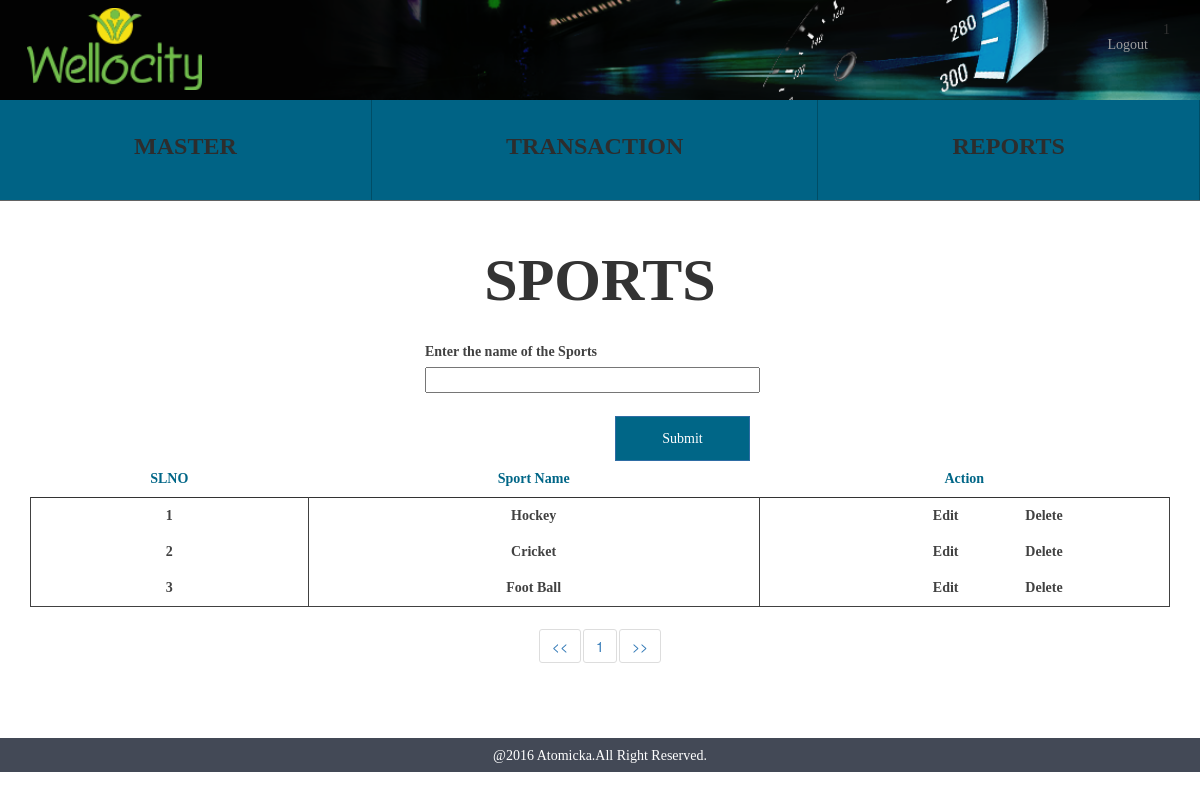
Page /sports.php (signed in) on the committed database.
### tables this page shows
CREATE TABLE IF NOT EXISTS `wc_sports` (
  `sports_id` int(10) NOT NULL AUTO_INCREMENT,
  `sports_name` varchar(150) NOT NULL,
  `sports_status` tinyint(1) NOT NULL,
  `sports_createddate` timestamp NOT NULL DEFAULT CURRENT_TIMESTAMP,
  PRIMARY KEY (`sports_id`)
);

### functions/sports_function.php (called while the page is built, shortened)
<?php
class sportsfunction{
    public function sportsselectfunction(){
      $temp_arr = array();
      $res = mysql_query("SELECT * FROM wc_sports") or die(mysql_error());
      while($row = mysql_fetch_array($res)) {
          $temp_arr[] =$row;
      }
      return $temp_arr;
      }
}
 ?>

### sports.php (the view, shortened to what this page needs)
<?php
require_once "functions/sports_function.php";
require_once "header.php";
$obj = new sportsfunction();
?>
<div class="container align_center align_height">
	<span class="sports">SPORTS</span>
</div>
<div class="container">
	<div class="col-md-8">
		<div class="col-md-6"></div>
		<div class="col-md-6">
			<form  id="sports_form" name="sport_form" role="form">
				<div class="align_margin">
					<label>Enter the name of the Sports</label><br>
					<input type="text" class="sportsname" name="sports_name" data-validation-error-msg="Please Enter the name of the Sports" data-validation="required">
				</div>
				<input type="submit" id="submmit" class="btn btn-primary align_right clear sports_submit_act" value="Submit">
			</form>
		</div>
	</div>
</div>
<div class="container">
	<table class="table state_table" id="sports_table">
	<thead>
		<tr class="row_color">
			<th class="align_center">SLNO</th>
			<th class="align_center">Sport Name</th>
			<th class="align_center">Action</th>
		</tr>
	</thead>
	<tbody>
		<?php
		$data = $obj->sportsselectfunction();
		foreach( $data as $eachrecord ) {
		 ?>
	  <tr class="align_center delete_color">
	    <td class="sports_id"><?php echo $eachrecord ['sports_id']; ?></td>
	    <td class="sports_name"><?php echo $eachrecord ['sports_name']; ?></td>
	    <td>
	    	<span class="edit_state">Edit</span>
	    	<span class="delete_state" data-value="<?php echo $eachrecord ['sports_id']; ?>">Delete</span>
	    </td>
		</tr>
		<?php } ?>
	</tbody>
	</table>
</div>
<?php require_once "footer.php" ?>

### css/style.css (style rules this page uses)
.align_center { text-align: center; }
.align_right { float: right; }
.sports { font-size: 60px; font-weight: bold; position: relative; font-family: Montserrat; }
.statesname,.sportsname,.edit_states_name { width: 100%; }
.align_margin { margin-bottom:23px; }
.align_height { line-height: 2; }
.row_color { color: #006687; font-family: Montserrat; }
.delete_color { color: #414141; font-weight: bold; font-family: Montserrat; }
.clear { background-color: #006687 !important; color: #fff !important; height: 45px; width: 135px; border-radius: 0 !important; font-weight: bold; font-family: Montserrat; margin-right: 10px; }
.table > thead > tr > th, .table > tbody > tr > th, .table > tfoot > tr > th, .table > thead > tr > td, .table > tbody > tr > td, .table > tfoot > tr > td { border-top: 0 !important; }
.table > thead > tr > th { border-bottom: 1px !important; }
.table > tbody { border:1px solid !important; }
.table > tbody td { border:1px solid; border-bottom: 0 !important }
.table > thead { border-bottom: 1px solid; }
.table > tbody tr:last-child { border-bottom: 1px solid !important; }
.edit_state,.edit_district { cursor: pointer; }
.delete_state,.delete_district { cursor: pointer; float: right; position: relative; right: 25%; }
label { color: #414141 !important; font-family: Montserrat; }
button, input, optgroup, select, textarea { font-family: Montserrat !important; }
#sports_table tbody,#category_table tbody { border: 1px solid #000; }

### rows in the picture
wc_sports: sports_id "1", sports_name "Hockey"
wc_sports: sports_id "2", sports_name "Cricket"
wc_sports: sports_id "3", sports_name "Foot Ball"

### other values in the picture
$_SESSION['login'] "1"
